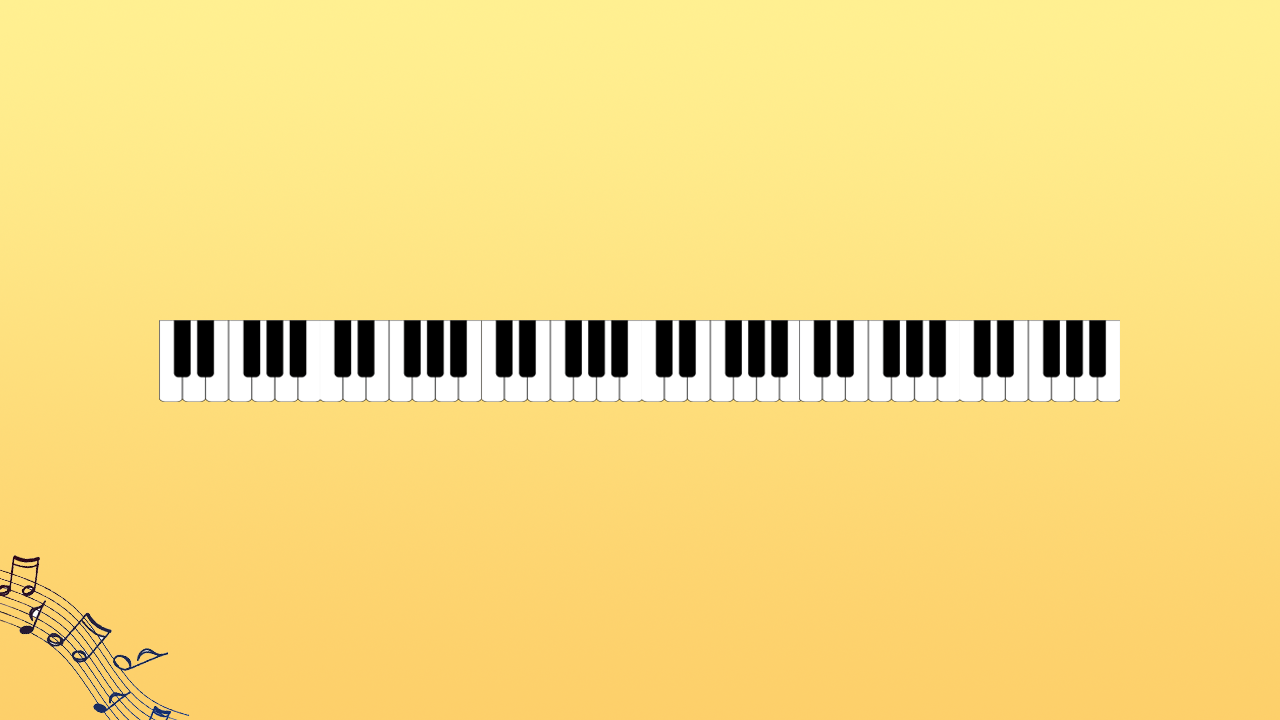

Rendered tile map (Tiled .tmx) drawn with the repository's tilesets; below, a short description and the map source with its tile grids summarised:
An orthogonal 16x9 tile map with 80x80 px tiles, 1 tile layer (块层 1) and 13 objects (enemy, baby, assistant).

<map version="1.0" orientation="orthogonal" width="16" height="9" tilewidth="80" tileheight="80">
 <tileset firstgid="1" name="7" tilewidth="80" tileheight="80">
  <image source="7.png" width="1280" height="720" />
 </tileset>
 <layer name="块层 1" width="16" height="9">
  <data>[144 cells, 144 non-empty, 144 distinct tile ids]</data>
 </layer>
 <objectgroup name="tower" width="16" height="9">
  <object x="400" y="400" width="80" height="80">
   <properties>
    <property name="type" value="2,3,5,7" />
   </properties>
  </object>
  <object x="640" y="240" width="80" height="80">
   <properties>
    <property name="type" value="1,2,4,5,6" />
   </properties>
  </object>
  <object x="880" y="400" width="80" height="80">
   <properties>
    <property name="type" value="3,6,7,8" />
   </properties>
  </object>
  <object x="960" y="240" width="80" height="80">
   <properties>
    <property name="type" value="3,6,7,8" />
   </properties>
  </object>
  <object x="720" y="400" width="80" height="80">
   <properties>
    <property name="type" value="1,2,4,5,6" />
   </properties>
  </object>
  <object x="320" y="240" width="80" height="80">
   <properties>
    <property name="type" value="2,3,5,7" />
   </properties>
  </object>
 </objectgroup>
 <objectgroup name="people" width="16" height="9">
  <object name="enemy" x="160" y="320" width="80" height="80" />
  <object name="baby" x="1120" y="320" width="80" height="80" />
  <object name="assistant" x="1089" y="344" width="29" height="33" />
 </objectgroup>
 <objectgroup name="barrier" width="16" height="9">
  <object x="160" y="320" width="1040" />
  <object x="160" y="320" height="80" />
  <object x="160" y="400" width="1040" />
 </objectgroup>
 <objectgroup name="road" width="16" height="9">
  <object x="160" y="320" width="960" height="80">
   <properties>
    <property name="direction" value="right" />
   </properties>
  </object>
 </objectgroup>
</map>
